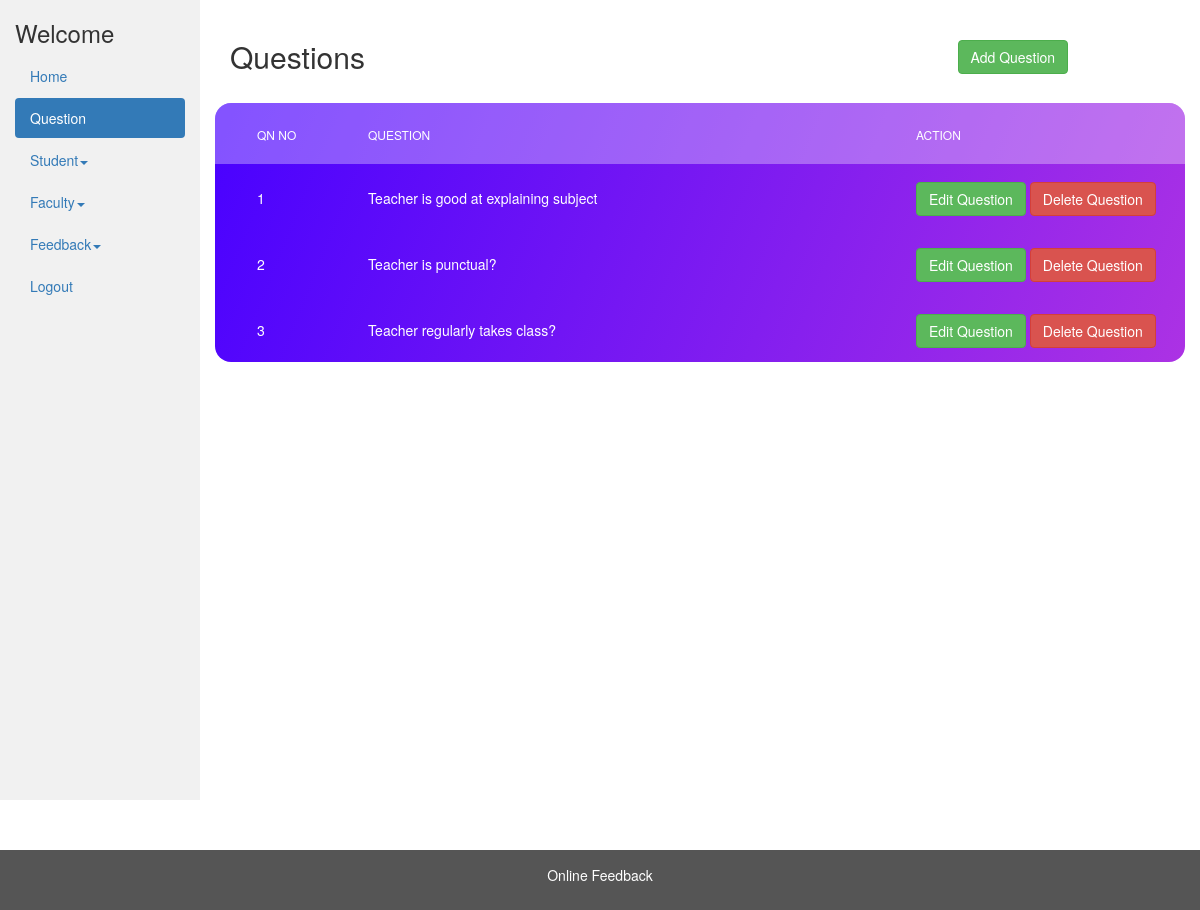
Page /admin/view_questions.php on the earlier database version.
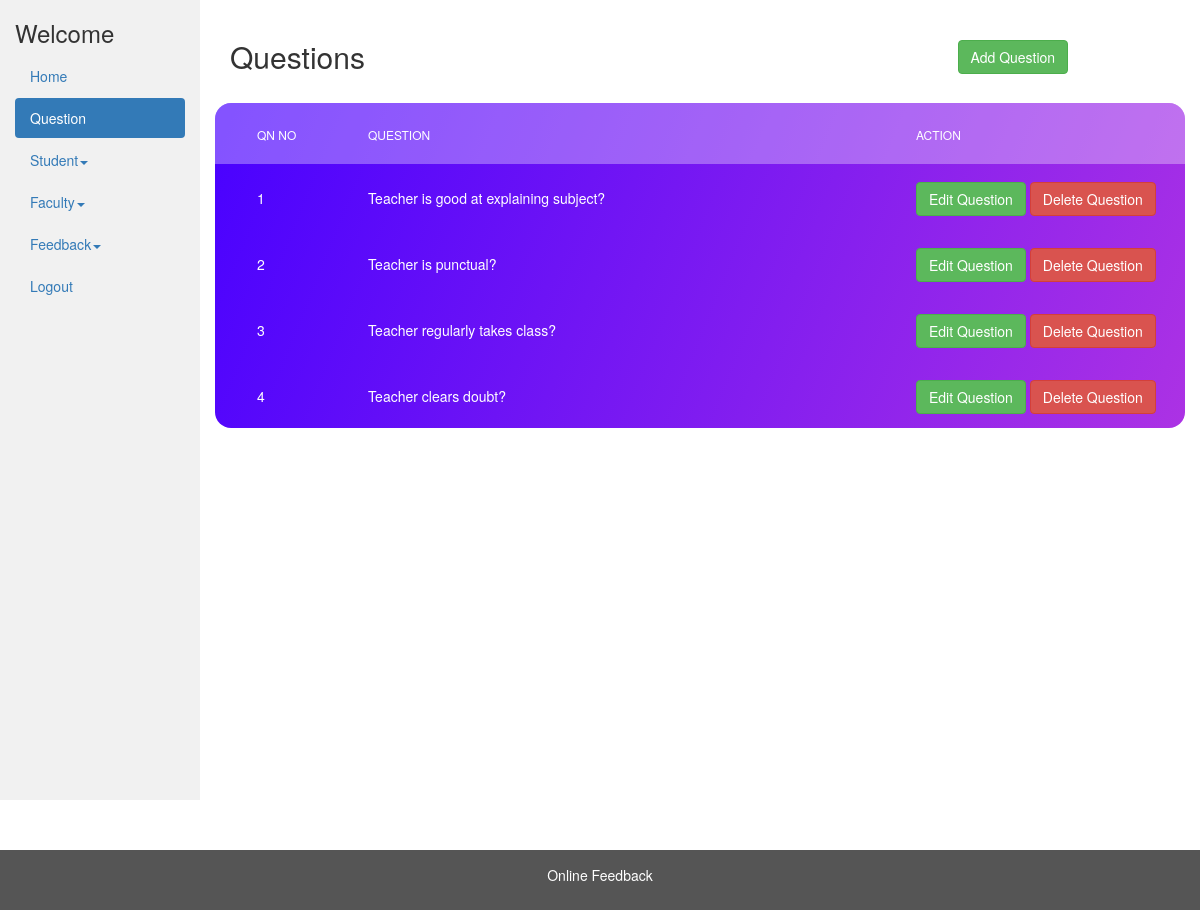
Same page on the later database version.
### tables this page shows
CREATE TABLE IF NOT EXISTS `questions` (
  `qn_id` int(11) NOT NULL AUTO_INCREMENT,
  `qn_name` varchar(500) NOT NULL,
  PRIMARY KEY (`qn_id`)
);

### admin/view_questions.php (the view, shortened to what this page needs)
<?php
include_once '../database/dbconfig.php';
?>
    <!DOCTYPE html>
    <html lang="en">
    <head>
        <link rel="stylesheet" href="../css/bootstrap-3.4.1.min.css">
        <link rel="stylesheet" type="text/css" href="../css/main.css" />
    </head>
    <body>
        <div class="container-fluid">
            <div class="row content">
                <div class="col-sm-2 sidenav">
                    <h3>Welcome
                    </h3>
                    <ul class="nav nav-pills nav-stacked">
                        <li><a href="admin_dashboard.php">Home</a></li>
                        <li class="active"><a href="view_questions.php">Question</a></li>
                        <li>
                            <a href="#stud_sub-menu" data-toggle="collapse" data-parent="#main-menu">Student<span class="caret"></span></a>
                        </li>
                        <li>
                            <a href="#fac_sub-menu" data-toggle="collapse" data-parent="#main-menu">Faculty<span class="caret"></span></a>
                        </li>
                        <li>
                            <a href="#feedsub-menu" data-toggle="collapse" data-parent="#main-menu">Feedback<span class="caret"></span></a>
                        </li>
                        <li><a href="../logout.php">Logout</a></li>
                    </ul><br>
                </div>
                <div class="col-sm-10">
                    <br />
                    <div class="container-fluid">
                        <div class="row">
                            <div class="col-md-9">
                                <h2>Questions</h2>
                            </div><br />
                            <div class="col-md-3">
                                <button class="open-button btn btn-success" onclick="openAddForm()">Add Question</button>
                            </div>
                        </div>
                    </div>
                    <br />
                        <div class="table100 ver6 m-b-110">
                            <table data-vertable="ver6" id="questions">
                                <thead>
                                    <tr class="row100 head">
                                        <th class="column100 column1" data-column="column1">
                                            Qn No
                                        </th>
                                        <th class="column100 column2" data-column="column2">
                                            Question
                                        </th>
                                        <th class="column100 column3" data-column="column3">
                                            Action
                                        </th>
                                    </tr>
                                </thead>
                                <tbody>
                                    <?php
$sql = 'SELECT * FROM `questions`';
$result = mysqli_query($conn, $sql);
$count = 0;
while ($rows = mysqli_fetch_array($result)) {
    $count++;
    ?>
                                        <tr class="row100 data">
                                            <td class="column100 column1 value" data-column="column1">
                                                <?php echo $count; ?>
                                            </td>
                                            <td class="column100 column2 value" data-column="column2">
                                                <?php echo $rows['qn_name']; ?>
                                            </td>
                                            <td class="column100 column3 row" data-column="column3">
                                                <button class="open-button btn btn-success" onclick="openForm('<?php echo $rows['qn_id'] ?>', '<?php echo $rows['qn_name'] ?>')">Edit Question</button>
                                                <button class="open-button btn btn-danger" onclick="openDelForm('<?php echo $rows['qn_id'] ?>', '<?php echo $rows['qn_name'] ?>')">Delete Question</button>
                                            </td>
                                        </tr>
                                        <?php
}
?>
                                </tbody>
                            </table>
                        </div>
                </div>
            </div>
        </div>
        <footer class="container-fluid" style="margin-top: 50px">
            <center>
                <p>Online Feedback</p>
            </center>
        </footer>
    </body>
    </html>

Differences in the rows shown:
changed questions: qn_name "Teacher is good at explaining subject" → "Teacher is good at explaining subject?"
added questions: qn_name "Teacher clears doubt?"
